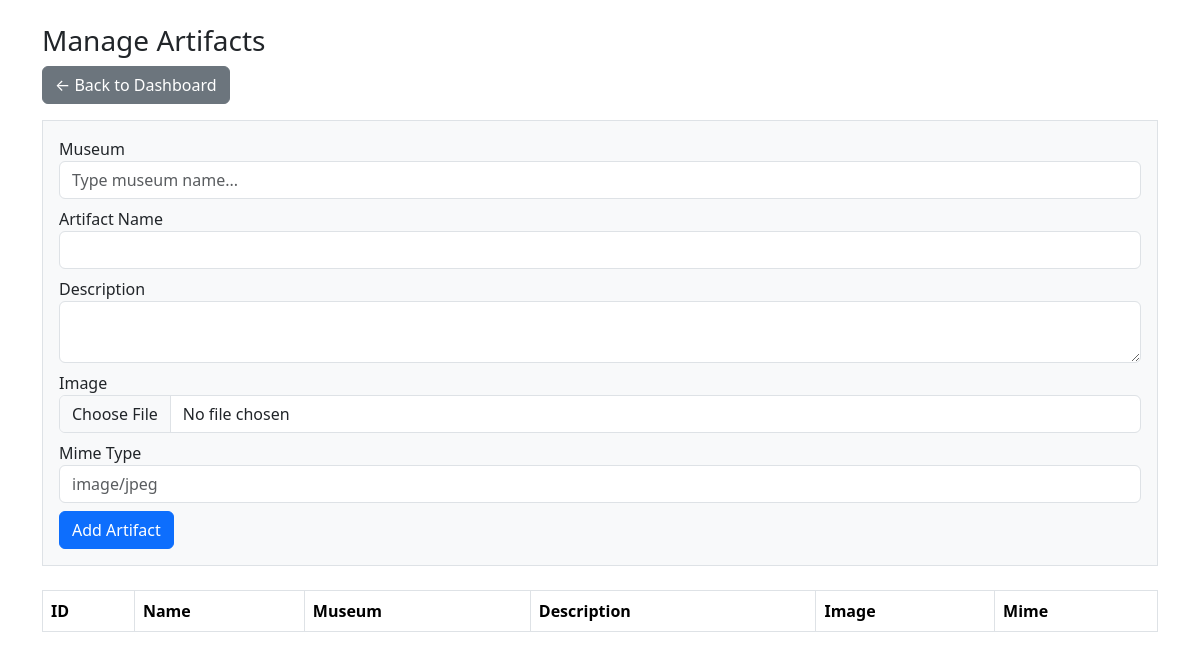
The page /admin/artifacts.php on the database as committed earlier.
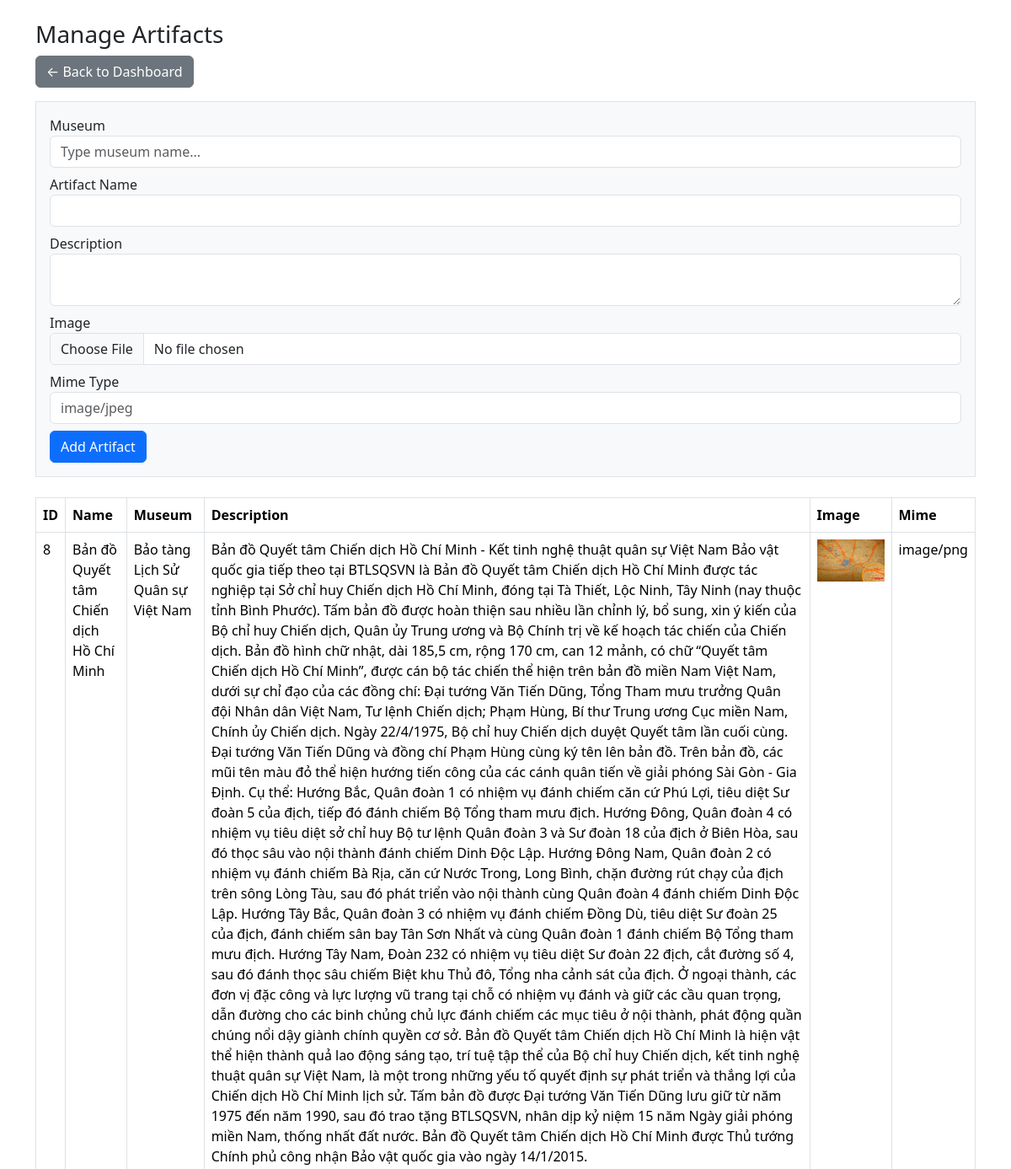
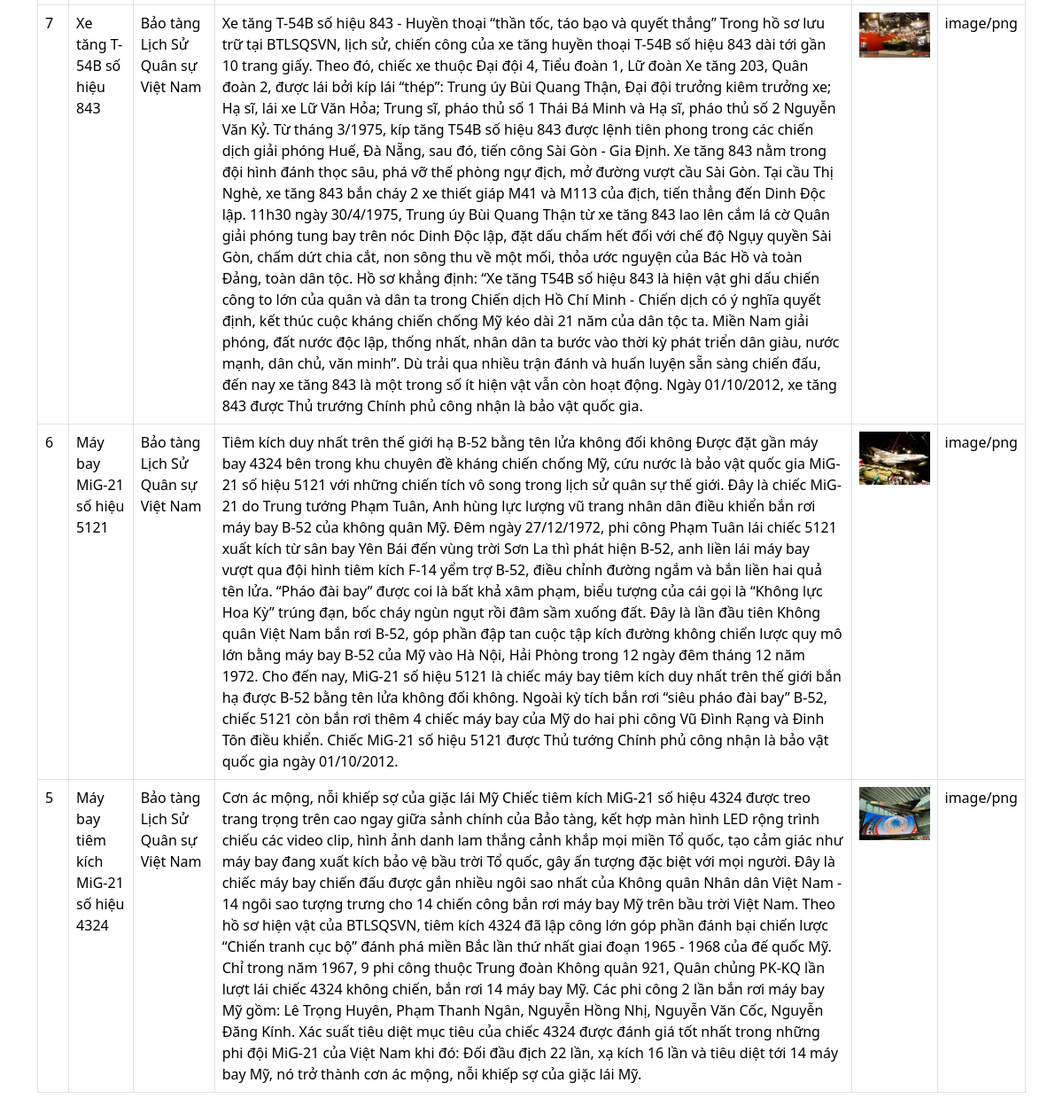
The same page on the database as committed later (2 pictures, top to bottom).
### tables this page shows
CREATE TABLE `artifact` (
  `ArtifactID` int NOT NULL,
  `MuseumID` int DEFAULT NULL,
  `ArtifactName` varchar(255) NOT NULL,
  `Description` text,
  `Image` varchar(255) NOT NULL,
  `MimeType` varchar(50) DEFAULT NULL
);

CREATE TABLE `museum` (
  `MuseumID` int NOT NULL,
  `MuseumName` varchar(255) NOT NULL,
  `Address` varchar(255) DEFAULT NULL,
  `Description` text,
  `Latitude` decimal(10,7) NOT NULL,
  `Longitude` decimal(10,7) NOT NULL
);

### admin/artifacts.php (the view, shortened to what this page needs)
<?php
require_once "../db.php";
$artifacts=[];
$sql="SELECT a.ArtifactID,a.ArtifactName,a.Description,a.Image,a.MimeType,m.MuseumName
      FROM artifact a LEFT JOIN museum m ON a.MuseumID=m.MuseumID
      ORDER BY a.ArtifactID DESC";
if($res=$conn->query($sql)){
    $artifacts=$res->fetch_all(MYSQLI_ASSOC);
}
?>
<!DOCTYPE html>
<html lang="vi">
<head>
<link href="https://cdn.jsdelivr.net/npm/bootstrap@5.3.2/dist/css/bootstrap.min.css" rel="stylesheet">
</head>
<body class="container my-4">
<h3>Manage Artifacts</h3>
<a href="dashboard.php" class="btn btn-secondary mb-3">← Back to Dashboard</a>
<form method="post" enctype="multipart/form-data" class="border p-3 mb-4 bg-light position-relative">
    <div class="mb-2 position-relative">
        <label>Museum</label>
        <input type="text" id="museum_search" class="form-control" placeholder="Type museum name...">
    </div>
    <div class="mb-2">
        <label>Artifact Name</label>
        <input type="text" name="ArtifactName" class="form-control" required>
    </div>
    <div class="mb-2">
        <label>Description</label>
        <textarea name="Description" class="form-control"></textarea>
    </div>
    <div class="mb-2">
        <label>Image</label>
        <input type="file" name="Image" class="form-control">
    </div>
    <div class="mb-2">
        <label>Mime Type</label>
        <input type="text" name="MimeType" class="form-control" placeholder="image/jpeg">
    </div>
    <button class="btn btn-primary">Add Artifact</button>
</form>
<table class="table table-bordered">
<thead><tr><th>ID</th><th>Name</th><th>Museum</th><th>Description</th><th>Image</th><th>Mime</th></tr></thead>
<tbody>
<?php foreach($artifacts as $a): ?>
<tr>
  <td><?= $a['ArtifactID'] ?></td>
  <td><?= htmlspecialchars($a['ArtifactName']) ?></td>
  <td><?= htmlspecialchars($a['MuseumName']) ?></td>
  <td><?= htmlspecialchars($a['Description']) ?></td>
  <td><?php if($a['Image']): ?><img src="../<?= $a['Image'] ?>" class="small-preview"><?php endif; ?></td>
  <td><?= htmlspecialchars($a['MimeType']) ?></td>
</tr>
<?php endforeach; ?>
</tbody>
</table>
</body>
</html>

### admin/artifacts.php (style rules this page uses)
.small-preview { max-width:80px;max-height:60px;object-fit:cover }

Rows that differ between the two databases and show on the page:
added artifact: ArtifactID "8", ArtifactName "Bản đồ Quyết tâm Chiến dịch Hồ Chí Minh", MuseumID.MuseumName "Bảo tàng Lịch Sử Quân sự Việt Nam", Description "Bản đồ Quyết tâm Chiến dịch Hồ Chí Minh - Kết tinh nghệ thuật quân sự Việt Nam Bảo vật quốc gia tiếp theo tại BTLSQSVN là Bản đồ Quyết tâm Chiến dịch Hồ Chí Minh được tác nghiệp tại Sở chỉ huy Chiến dịch Hồ Chí Minh, đóng tại Tà Thiết, Lộc Ninh, Tây Ninh (nay thuộc tỉnh Bình Phước). Tấm bản đồ được hoàn thiện sau nhiều lần chỉnh lý, bổ sung, xin ý kiến của Bộ chỉ huy Chiến dịch, Quân ủy Trung ương và Bộ Chính trị về kế hoạch tác chiến của Chiến dịch. Bản đồ hình chữ nhật, dài 185,5 cm, rộng 170 cm, can 12 mảnh, có chữ “Quyết tâm Chiến dịch Hồ Chí Minh”, được cán bộ tác chiến thể hiện trên bản đồ miền Nam Việt Nam, dưới sự chỉ đạo của các đồng chí: Đại tướng Văn Tiến Dũng, Tổng Tham mưu…", Image (picture), MimeType "image/png"
added artifact: ArtifactID "7", ArtifactName "Xe tăng T-54B số hiệu 843", MuseumID.MuseumName "Bảo tàng Lịch Sử Quân sự Việt Nam", Description "Xe tăng T-54B số hiệu 843 - Huyền thoại “thần tốc, táo bạo và quyết thắng” Trong hồ sơ lưu trữ tại BTLSQSVN, lịch sử, chiến công của xe tăng huyền thoại T-54B số hiệu 843 dài tới gần 10 trang giấy. Theo đó, chiếc xe thuộc Đại đội 4, Tiểu đoàn 1, Lữ đoàn Xe tăng 203, Quân đoàn 2, được lái bởi kíp lái “thép”: Trung úy Bùi Quang Thận, Đại đội trưởng kiêm trưởng xe; Hạ sĩ, lái xe Lữ Văn Hỏa; Trung sĩ, pháo thủ số 1 Thái Bá Minh và Hạ sĩ, pháo thủ số 2 Nguyễn Văn Kỷ. Từ tháng 3/1975, kíp tăng T54B số hiệu 843 được lệnh tiên phong trong các chiến dịch giải phóng Huế, Đà Nẵng, sau đó, tiến công Sài Gòn - Gia Định. Xe tăng 843 nằm trong đội hình đánh thọc sâu, phá vỡ thế phòng ngự địch, mở đường…", Image (picture), MimeType "image/png"
added artifact: ArtifactID "6", ArtifactName "Máy bay MiG-21 số hiệu 5121", MuseumID.MuseumName "Bảo tàng Lịch Sử Quân sự Việt Nam", Description "Tiêm kích duy nhất trên thế giới hạ B-52 bằng tên lửa không đối không Được đặt gần máy bay 4324 bên trong khu chuyên đề kháng chiến chống Mỹ, cứu nước là bảo vật quốc gia MiG-21 số hiệu 5121 với những chiến tích vô song trong lịch sử quân sự thế giới. Đây là chiếc MiG-21 do Trung tướng Phạm Tuân, Anh hùng lực lượng vũ trang nhân dân điều khiển bắn rơi máy bay B-52 của không quân Mỹ. Đêm ngày 27/12/1972, phi công Phạm Tuân lái chiếc 5121 xuất kích từ sân bay Yên Bái đến vùng trời Sơn La thì phát hiện B-52, anh liền lái máy bay vượt qua đội hình tiêm kích F-14 yểm trợ B-52, điều chỉnh đường ngắm và bắn liền hai quả tên lửa. “Pháo đài bay” được coi là bất khả xâm phạm, biểu tượng của cái gọi…", Image (picture), MimeType "image/png"
added artifact: ArtifactID "5", ArtifactName "Máy bay tiêm kích MiG-21 số hiệu 4324", MuseumID.MuseumName "Bảo tàng Lịch Sử Quân sự Việt Nam", Description "Cơn ác mộng, nỗi khiếp sợ của giặc lái Mỹ Chiếc tiêm kích MiG-21 số hiệu 4324 được treo trang trọng trên cao ngay giữa sảnh chính của Bảo tàng, kết hợp màn hình LED rộng trình chiếu các video clip, hình ảnh danh lam thắng cảnh khắp mọi miền Tổ quốc, tạo cảm giác như máy bay đang xuất kích bảo vệ bầu trời Tổ quốc, gây ấn tượng đặc biệt với mọi người. Đây là chiếc máy bay chiến đấu được gắn nhiều ngôi sao nhất của Không quân Nhân dân Việt Nam - 14 ngôi sao tượng trưng cho 14 chiến công bắn rơi máy bay Mỹ trên bầu trời Việt Nam. Theo hồ sơ hiện vật của BTLSQSVN, tiêm kích 4324 đã lập công lớn góp phần đánh bại chiến lược “Chiến tranh cục bộ” đánh phá miền Bắc lần thứ nhất giai đoạn 1965 - 1968…", Image (picture), MimeType "image/png"
